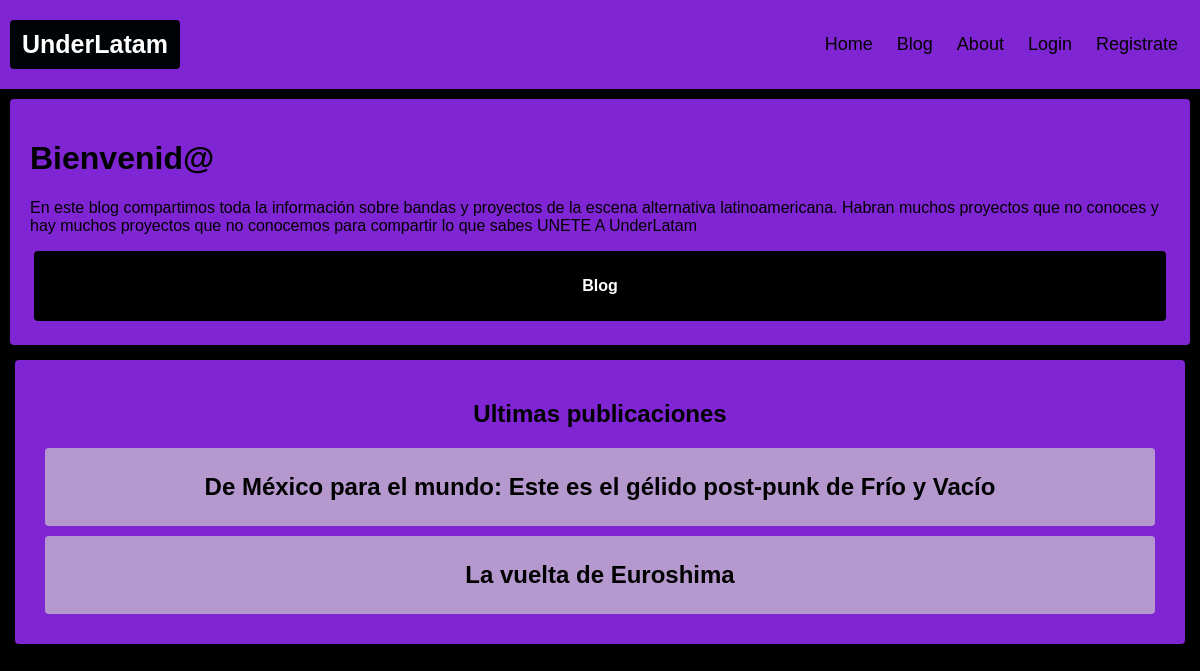
The page / on the database its author committed.
### blog/models.py (models this page shows, shortened)
class Post(models.Model):
    author = models.ForeignKey(settings.AUTH_USER_MODEL, on_delete=models.CASCADE)
    title = models.CharField(max_length=255)
    post_body = models.TextField()
    created_date = models.DateField(default=timezone.now)
    published_date = models.DateTimeField(blank=True, null=True)
    image_up = models.ImageField(upload_to='images/',)

### blog/views.py (the view)
# urls.py: path('', index, name='index'),
def index(request):
    posts = Post.objects.filter(published_date__lte=timezone.now()).order_by('-published_date')
    return render(request, 'blog/index.html', {'posts':posts})

### blog/templates/blog/index.html
{% extends 'blog/main.html' %}
{% load static %}
{% block changeContent %}
<div class="mainText">
<h1>Bienvenid@ </h1>
<p>
    En este blog compartimos toda la información sobre bandas y proyectos de la escena alternativa
    latinoamericana. Habran muchos proyectos que no conoces y hay muchos proyectos que no conocemos
    para compartir lo que sabes UNETE A UnderLatam
</p>
<div class="backButton"><a href=" {% url 'dash' %}"><h4>Blog</h4></a></div>
</div>
<div class="post">
    <div class="title">
        <h2>Ultimas publicaciones</h2>
    </div>
    {% for post in posts %}
    <div class="postElements">
        <h2><a href="{% url 'post_detail' pk=post.pk %}">{{ post.title }}</a></h2>
    </div>
    {% empty %}
    <h2>No hay publicaciones</h2>
    {% endfor %}
</div>
{% endblock %}

### blog/static/blog/css/styles.css (style rules this page uses)
* { box-sizing: border-box; }
body { margin: 0; font-family: Arial, Helvetica, sans-serif; background-color: black; }
.mainText { background-color: #8025d4; border-radius: 4px; padding: 20px; margin: 10px; }
.post { background-color: #8025d4; border-radius: 4px; padding: 20px; margin: 15px; }
.postElements { background-color: #b498ce; padding: 5px; margin: 10px; border-radius: 4px; font-family: Arial, Helvetica, sans-serif; text-align: center; }
a { text-decoration: none; color: black; }
.backButton { background-color: black; padding: 5px; margin: 4px; border-radius: 4px; }
.backButton a { color: white; text-align: center; }
.title { text-align: center; }

### rows shown on the page
Post: title "De México para el mundo: Este es el gélido post-punk de Frío y Vacío"
Post: title "La vuelta de Euroshima"
